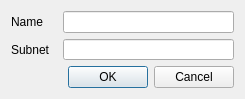
<?xml version="1.0" encoding="UTF-8"?>
<ui version="4.0">
 <class>dialogNewNet</class>
 <widget class="QDialog" name="dialogNewNet">
  <property name="geometry">
   <rect>
    <x>0</x>
    <y>0</y>
    <width>245</width>
    <height>99</height>
   </rect>
  </property>
  <property name="sizePolicy">
   <sizepolicy hsizetype="Fixed" vsizetype="Fixed">
    <horstretch>0</horstretch>
    <verstretch>0</verstretch>
   </sizepolicy>
  </property>
  <property name="minimumSize">
   <size>
    <width>245</width>
    <height>99</height>
   </size>
  </property>
  <property name="maximumSize">
   <size>
    <width>245</width>
    <height>99</height>
   </size>
  </property>
  <property name="windowTitle">
   <string>Dialog</string>
  </property>
  <layout class="QGridLayout" name="gridLayout">
   <item row="2" column="0">
    <widget class="QLabel" name="label_2">
     <property name="text">
      <string>Subnet</string>
     </property>
    </widget>
   </item>
   <item row="2" column="2">
    <widget class="QLineEdit" name="lineEdit_2"/>
   </item>
   <item row="3" column="0" colspan="3">
    <widget class="QDialogButtonBox" name="buttonBox">
     <property name="orientation">
      <enum>Qt::Horizontal</enum>
     </property>
     <property name="standardButtons">
      <set>QDialogButtonBox::Cancel|QDialogButtonBox::Ok</set>
     </property>
    </widget>
   </item>
   <item row="1" column="2">
    <widget class="QLineEdit" name="lineEdit"/>
   </item>
   <item row="1" column="0">
    <widget class="QLabel" name="label">
     <property name="text">
      <string>Name</string>
     </property>
    </widget>
   </item>
  </layout>
 </widget>
 <resources/>
 <connections>
  <connection>
   <sender>buttonBox</sender>
   <signal>accepted()</signal>
   <receiver>dialogNewNet</receiver>
   <slot>accept()</slot>
   <hints>
    <hint type="sourcelabel">
     <x>248</x>
     <y>254</y>
    </hint>
    <hint type="destinationlabel">
     <x>157</x>
     <y>274</y>
    </hint>
   </hints>
  </connection>
  <connection>
   <sender>buttonBox</sender>
   <signal>rejected()</signal>
   <receiver>dialogNewNet</receiver>
   <slot>reject()</slot>
   <hints>
    <hint type="sourcelabel">
     <x>316</x>
     <y>260</y>
    </hint>
    <hint type="destinationlabel">
     <x>286</x>
     <y>274</y>
    </hint>
   </hints>
  </connection>
 </connections>
</ui>
